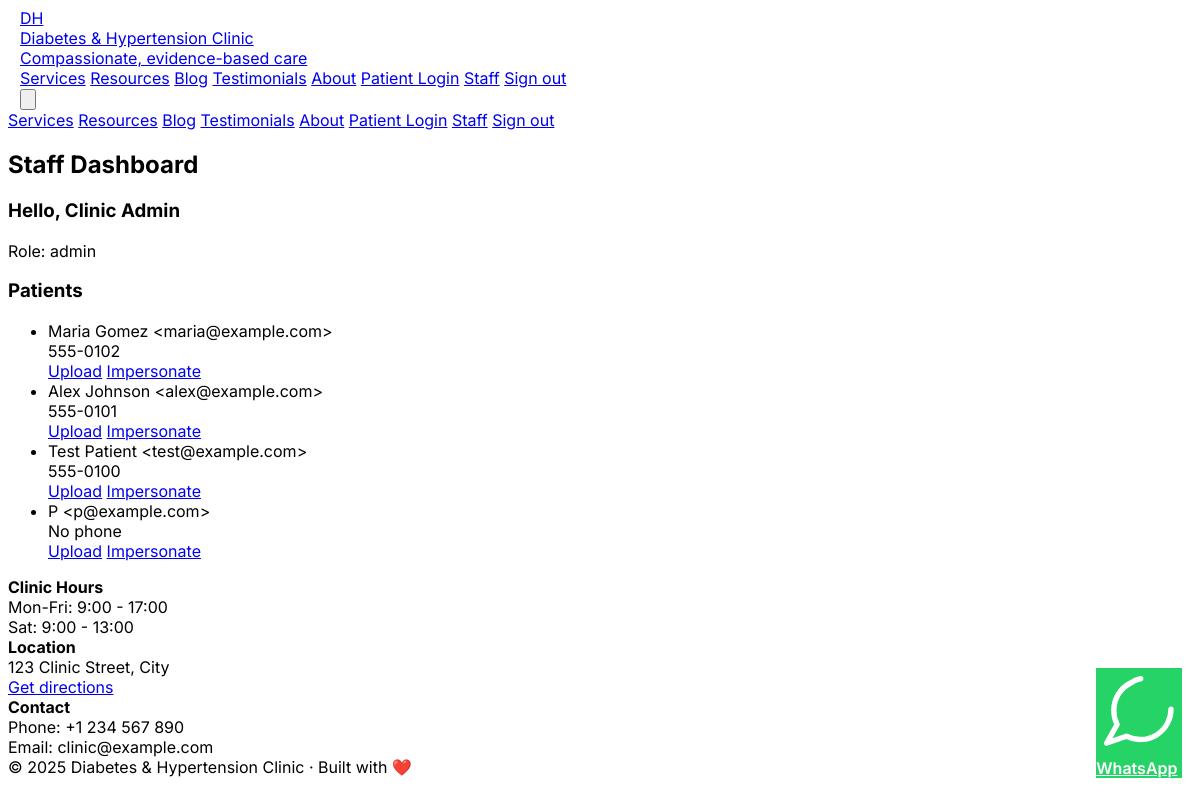
Page /staff (signed in) on the committed database.
### clinic_website/clinic_app.py (models this page shows)
class Staff(db.Model):
  id = db.Column(db.Integer, primary_key=True)
  name = db.Column(db.String(120))
  email = db.Column(db.String(120), unique=True, nullable=False)
  password_hash = db.Column(db.String(200))
  role = db.Column(db.String(40), default='staff')  # 'staff' or 'doctor' or 'admin'
  created_at = db.Column(db.DateTime, default=datetime.utcnow)

class Patient(db.Model):
    id = db.Column(db.Integer, primary_key=True)
    name = db.Column(db.String(120))
    email = db.Column(db.String(120), unique=True, nullable=False)
    phone = db.Column(db.String(40))
    password_hash = db.Column(db.String(200))
    created_at = db.Column(db.DateTime, default=datetime.utcnow)

### clinic_website/clinic_app.py (the view)
@app.route('/staff')
@staff_required
def staff_dashboard():
  staff = None
  if session.get('staff_email'):
    staff = Staff.query.filter_by(email=session['staff_email']).first()
  patients = Patient.query.order_by(Patient.created_at.desc()).limit(50).all()
  return render_template('staff_dash.html', staff=staff, patients=patients)

### clinic_website/clinic_app.py (called while the page is built)
@app.context_processor
def inject_common():
  phone = os.environ.get('CLINIC_PHONE', '+1234567890')
  wa_num = os.environ.get('CLINIC_WHATSAPP', phone)
  wa_clean = ''.join([c for c in wa_num if c.isdigit()])
  return {
    'now': datetime.utcnow(),
    'doctor_name': os.environ.get('DOCTOR_NAME', 'Amit Patel, MD'),
    'doctor_bio': os.environ.get('DOCTOR_BIO', 'My mission is to help patients live healthy lives with diabetes and hypertension...'),
    'doctor_title': os.environ.get('DOCTOR_TITLE', 'Endocrinologist & Hypertension Specialist'),
    'clinic_phone': phone,
    'clinic_whatsapp': wa_clean,
    'clinic_email': os.environ.get('CLINIC_EMAIL', 'clinic@example.com')
  }

def staff_required(f):
  @wraps(f)
  def decorated(*args, **kwargs):
    if not session.get('staff_email') and not session.get('is_admin'):
      return redirect(url_for('staff_login'))
    return f(*args, **kwargs)
  return decorated

### clinic_website/templates/staff_dash.html (shortened to what this page needs)
{% extends 'base.html' %}
{% block content %}
  <h2 class="text-2xl font-bold mt-6">Staff Dashboard</h2>
  <div class="mt-4 bg-white rounded shadow p-4">
    <h3 class="font-semibold">Hello, {{ staff.name if staff else 'Staff' }}</h3>
    <div class="mt-2 text-sm text-gray-600">Role: {{ staff.role if staff else 'staff' }}</div>
  </div>
  <div class="mt-4 bg-white rounded shadow p-4">
    <h3 class="font-semibold">Patients</h3>
    <ul class="mt-2">
      {% for p in patients %}
        <li class="flex justify-between items-center border-b py-2">
          <div>
            <div class="font-medium">{{ p.name }} &lt;{{ p.email }}&gt;</div>
            <div class="text-sm text-gray-500">{{ p.phone or 'No phone' }}</div>
          </div>
          <div class="space-x-2">
            <a class="text-sm underline" href="{{ url_for('upload_file', patient_id=p.id) }}">Upload</a>
            <a class="text-sm underline" href="{{ url_for('impersonate_patient', patient_id=p.id) }}">Impersonate</a>
          </div>
        </li>
      {% endfor %}
    </ul>
  </div>
{% endblock %}

### clinic_website/static/css/styles.css (style rules this page uses)
:root { --primary:#0f766e; --accent:#0ea5a3; }
body { font-family:Inter,ui-sans-serif,system-ui,-apple-system,'Segoe UI',Roboto,'Helvetica Neue',Arial }
html { -webkit-font-smoothing:antialiased; -moz-osx-font-smoothing:grayscale }

### rows in the picture
Staff: name "Clinic Admin", role "admin"
Patient: name "Maria Gomez", email "maria@example.com", phone "555-0102"
Patient: name "Alex Johnson", email "alex@example.com", phone "555-0101"
Patient: name "Test Patient", email "test@example.com", phone "555-0100"
Patient: name "P", email "p@example.com", phone "No phone"
